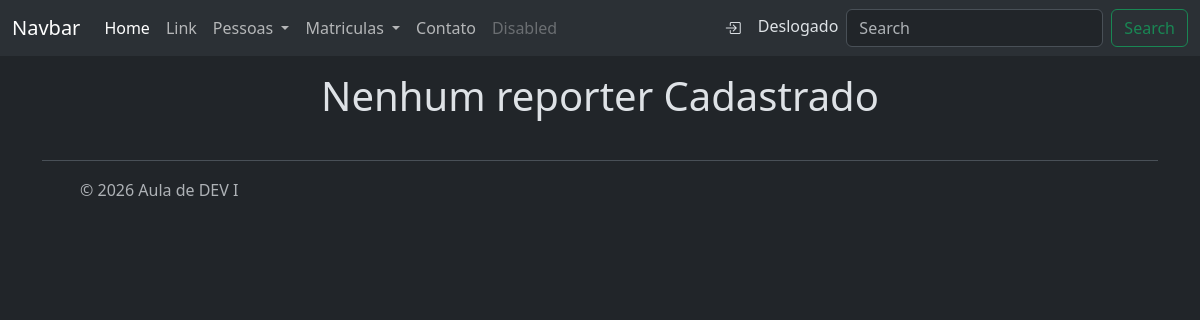
Before: /relacionamentos/reporter/classe/list with the older database file.
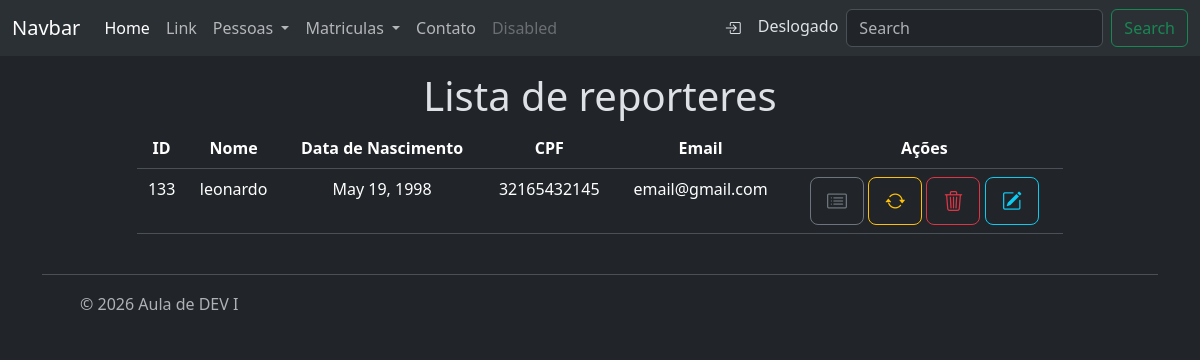
After: the same page with the newer database file.
### relacionamentos/models/reporter.py (models this page shows)
class Reporter(Pessoa):
    email = models.EmailField(unique=True, max_length=100
                              ,verbose_name='Email do Repórter'
                              ,help_text='Insira o institucional'
                              ,validators=[MinLengthValidator(5)])

### relacionamentos/models/pessoa.py (models this page shows, shortened)
class Pessoa(BaseModel):
    nome = models.CharField(max_length=100
                            , verbose_name='Nome'
                            , help_text='Insira o nome da pessoa'
                            , validators=[MinLengthValidator(5)])
    data_nascimento = models.DateField(verbose_name='Data de Nascimento'
                                      , help_text='Insira a data de nascimento da pessoa')
    cpf = models.CharField(max_length=11, unique=True
                           , validators=[MinLengthValidator(11), validacao_cpf]
                           , help_text='Insira o CPF da pessoa'
                           , verbose_name='CPF')

### relacionamentos/views/reporter.py (the view)
class ReporterListView(View):
    @staticmethod
    def get(request):
        reporteres = Reporter.objects.all()
        contexto = {
            "reporteres": reporteres,
        }
        return render(request, "reporter/list.html", contexto)

### relacionamentos/templates/reporter/list.html
{% extends "base.html" %}
{% block title %}
{% if reporteres %}
Lista de reporteres
{% else %}
Nenhum reporter Cadastrado
{% endif %}
{% endblock title %}
{% block content %}
{% if reporteres %}
<table class="table table-hover">
    <thead>
        <th>ID</th>
        <th>Nome</th>
        <th>Data de Nascimento</th>
        <th>CPF</th>
        <th>Email</th>
        <th>Ações</th>
    </thead>
    <tbody>
        {% for reporter in reporteres %}
        <tr>
            <td>
                {{reporter.id}}
            </td>
            <td>
                {{reporter.nome}}
            </td>
            <td>
                {{reporter.data_nascimento}}
            </td>
            <td>
                {{reporter.cpf}}
            </td>
            <td>
                {{reporter.email}}
            </td>
            <td>
                <a class="btn btn-outline-secondary btn-lg" role='button' title='Detalhar'
                    href="{% url 'relacionamentos:classe_reporter_read' reporter.id %}">
                    <i class="bi bi-card-list"></i>
                </a>
                <a class="btn btn-outline-warning btn-lg" role='button' title='Gerar CPF usando funcoes'
                    href="{% url 'relacionamentos:funcao_person_generate_cpf' reporter.id %}">
                    <i class="bi bi-arrow-repeat"></i>
                </a>
                <a class="btn btn-outline-danger btn-lg" role='button' title='Deletar'
                    href="{% url 'relacionamentos:classe_reporter_delete' reporter.id %}">
                    <i class="bi bi-trash3"></i>
                </a>
                <a class="btn btn-outline-info btn-lg" role='button' title='Editar'
                    href="{% url 'relacionamentos:funcao_person_update' reporter.id %}">
                    <i class="bi bi-pencil-square"></i>
                </a>
            </td>
        </tr>
        {% endfor %}
    </tbody>
</table>
{% endif %}
{% endblock content %}

Changed rows visible on the page:
added Reporter: id "133", nome "leonardo", data_nascimento "May 19, 1998", cpf "32165432145", email "email@gmail.com"
Other visible differences:
text no longer shown: "Nenhum reporter Cadastrado"
text now shown: "Lista de reporteres ID Nome Data de Nascimento CPF Email Ações"
